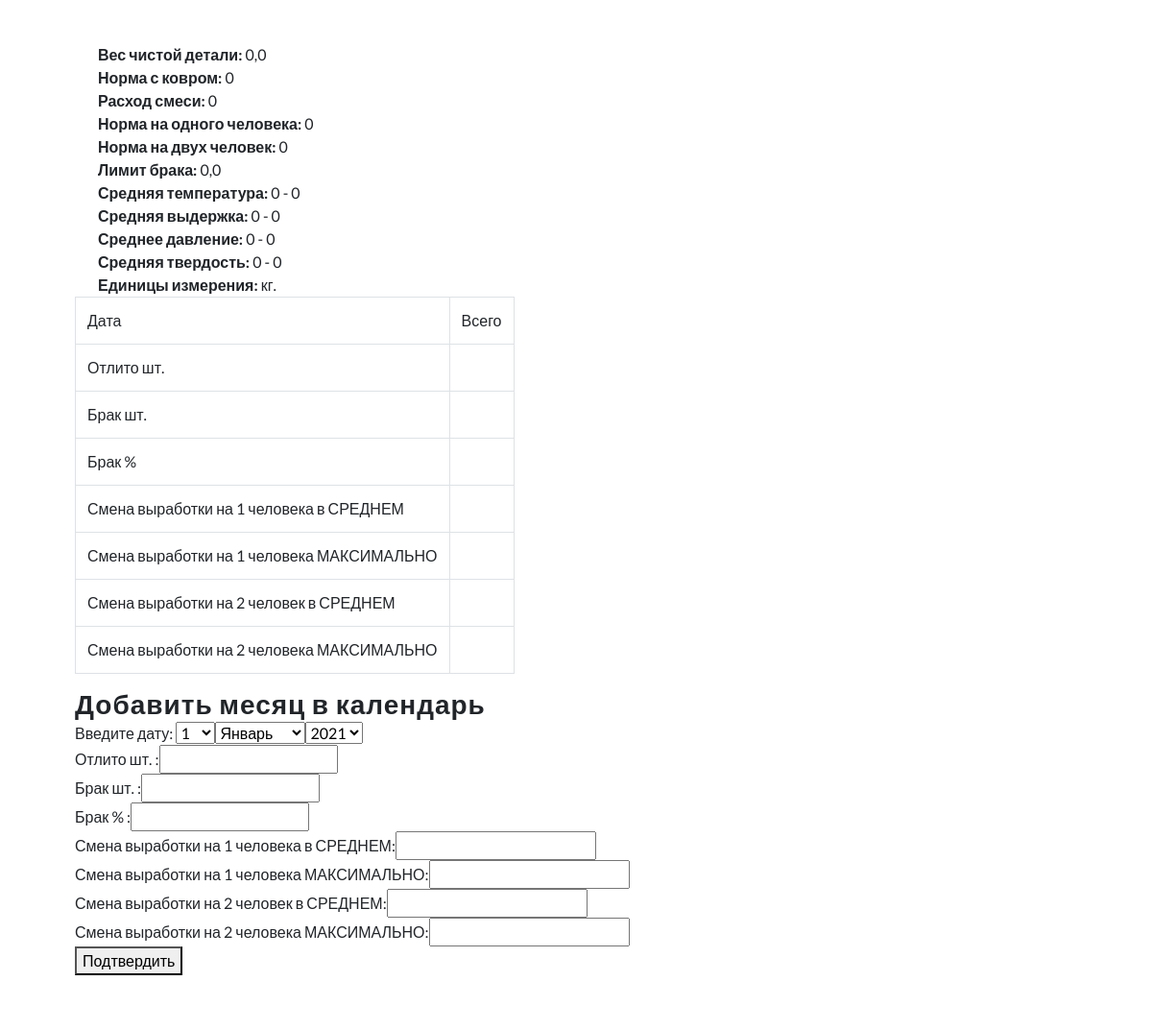
Before: /goods_240100451/ (signed in, middle part) with the older database file.
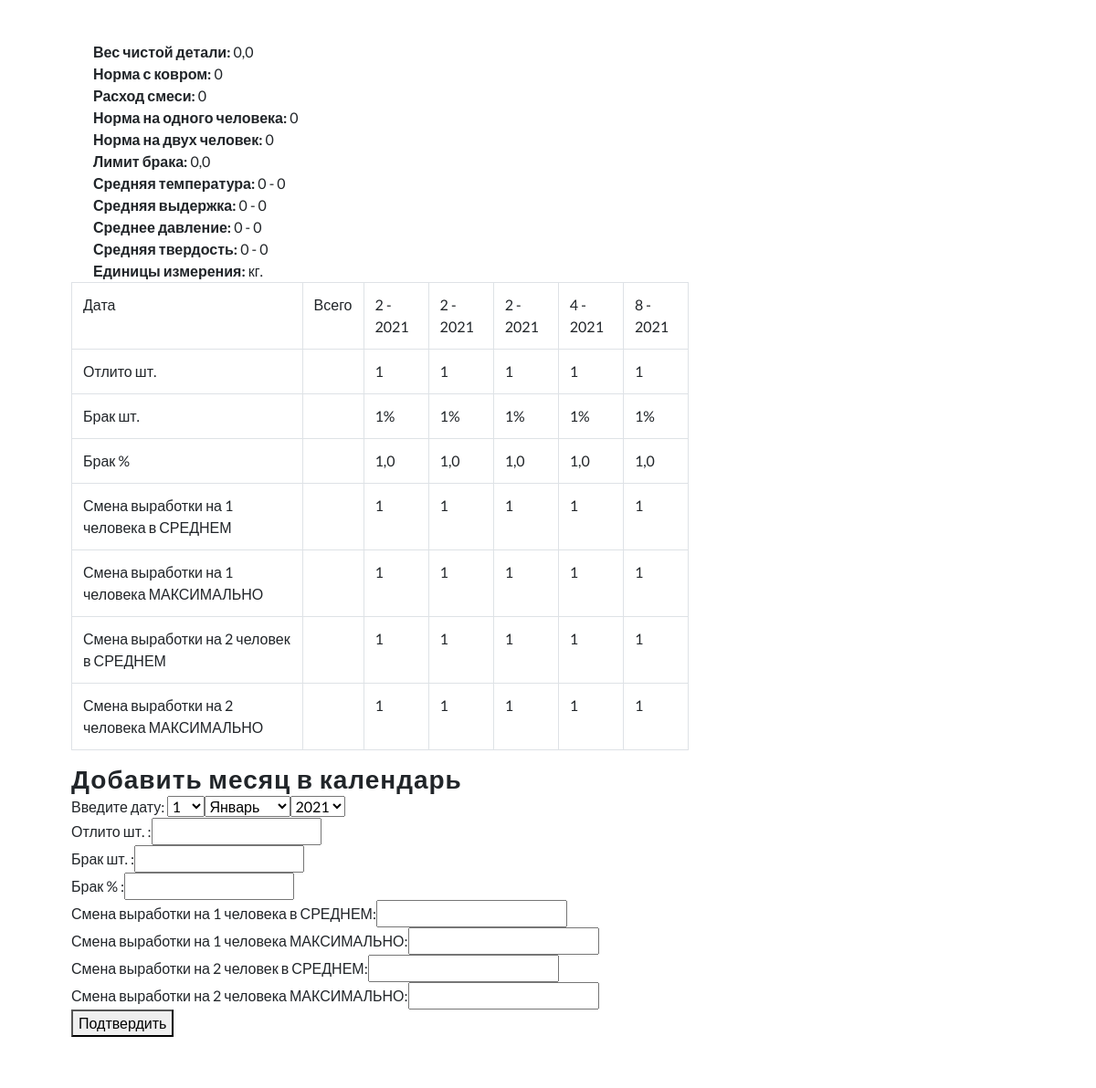
After: the same page with the newer database file.
### prokes/models.py (models this page shows, shortened)
class Goods(models.Model):
    code = models.CharField('Код изделия', max_length=120, primary_key=True)
    image = models.ImageField("Фотография изделия", upload_to="goods/", blank=True)
    weight_clean = models.FloatField('Вес чистой детали', default=0)
    norma_with_carpet = models.IntegerField('Норма с ковром', default=0)
    consumption_smesi = models.IntegerField('Расход смеси', default=0)
    one_person_norma = models.IntegerField('Норма на одного человека', default=0)
    two_person_norma = models.IntegerField('Норма на двух чловек', default=0)
    defect_limit = models.FloatField('Лимит брака', default=0)
    min_temperature = models.IntegerField('Минимальная температура', default=0)
    max_temperature = models.IntegerField('Максимальная температура', default=0)
    min_malt = models.IntegerField('Минимальная выдержка', default=0)
    max_malt = models.IntegerField('Максимальная выдержка', default=0)
    min_pressure = models.IntegerField('Минимальное давление', default=0)
    max_pressure = models.IntegerField('Максимальное давление', default=0)
    min_strength = models.IntegerField('Минимальная твердость', default=0)
    max_strength = models.IntegerField('Максимальная твердость', default=0)
    measurement = models.ForeignKey(UnitsMeasurement, verbose_name='Единицы измерения',
                                    on_delete=models.PROTECT)
    url = models.SlugField(max_length=150, default='goods_', unique=True)
    def __str__(self):
        return self.code
    class Meta:
        verbose_name = 'Изделие'
        verbose_name_plural = 'Изделия'

class UnitsMeasurement(models.Model):
    short_unit = models.CharField('Единица измерения', max_length=10)
    url = models.SlugField(max_length=150, default='unit_', unique=True)
    def __str__(self):
        return self.short_unit
    class Meta:
        verbose_name = 'Единица измерения'
        verbose_name_plural = 'Единицы измерения'

class GoodsCalendar(models.Model):
    code_goods = models.ForeignKey(Goods, verbose_name="Код изделия", on_delete=models.PROTECT)
    month = models.DateField("Месяц", help_text="Вписывать только месяц и год, день оставлть '01' ")
    lith = models.IntegerField("Отлито шт.")
    remote = models.IntegerField("Брак шт.")
    remote_percent = models.FloatField("Брак %")
    one_man_sr = models.CharField("Смена выработки на 1 человека в СРЕДНЕМ", max_length=150)
    one_man_max = models.CharField("Смена выработки на 1 человека МАКСИМАЛЬНО", max_length=150)
    two_man_sr = models.CharField("Смена выработки на 2 человек в СРЕДНЕМ", max_length=150)
    two_man_max = models.CharField("Смена выработки на 2 человека МАКСИМАЛЬНО", max_length=150)
    class Meta:
        verbose_name = "Календарь изделий"
        verbose_name_plural = "Календарь изделий"

### prokes/views.py (the view, shortened to what this page needs)
# urls.py: path("<slug:slug>/", views.goodsdetailview, name="goods_detail"),
def goodsdetailview(request, slug):
    error = ""
    goods = Goods.objects.get(url=slug)
    calendar = GoodsCalendar.objects.filter(code_goods=goods.code).order_by("month")
    month = GoodsCalendar.objects.all()
    form = CalendarForm()
    return render(request, "goods/goods_detail.html", {"calendar": calendar, "goods": goods,
                                                       "form": form, "error": error})

### prokes/forms.py
class CalendarForm(forms.ModelForm):
    class Meta:
        model = GoodsCalendar
        fields = ("code_goods", "month", "lith", "remote", "remote_percent",
                  "one_man_sr", "one_man_max", "two_man_sr", "two_man_max")
        widgets = {
            "month": forms.SelectDateWidget,
        }

### templates/goods/goods_detail.html (shortened to what this page needs)
{% extends 'goods/base.html' %}
{% load static %}
{% block goods %}
    <div class="left-ads-display col-lg-8">
        <div class="container">
            <div class="desc1-right col-md-6 pl-lg-4" >
                <ul style="margin-top: 15px">
                    <li style="list-style: none"><span><b>Вес чистой детали: </b>{{ goods.weight_clean }}</span>
                    </li>
                    <li style="list-style: none"><span><b>Норма с ковром: </b>{{ goods.norma_with_carpet }}</span>
                    </li>
                    <li style="list-style: none"><span><b>Расход смеси: </b>{{ goods.consumption_smesi }}</span>
                    </li>
                    <li style="list-style: none"><span><b>Норма на одного человека: </b>{{ goods.one_person_norma }}</span>
                    </li>
                    <li style="list-style: none"><span><b>Норма на двух человек: </b>{{ goods.two_person_norma }}</span>
                    </li>
                    <li style="list-style: none"><span><b>Лимит брака: </b>{{ goods.defect_limit }}</span>
                    </li>
                    <li style="list-style: none"><span><b>Средняя температура: </b>{{ goods.min_temperature }} - {{ goods.max_temperature }}</span>
                    </li>
                    <li style="list-style: none"><span><b>Средняя выдержка: </b>{{ goods.min_malt }} - {{ goods.max_malt }}</span>
                    </li>
                    <li style="list-style: none"><span><b>Среднее давление: </b>{{ goods.min_pressure }} - {{ goods.max_pressure }}</span>
                    </li>
                    <li style="list-style: none"><span><b>Средняя твердость: </b>{{ goods.min_strength }} - {{ goods.max_strength }}</span>
                    </li>
                    <li style="list-style: none"><span><b>Единицы измерения: </b>
                            {{ goods.measurement }}
                    </span>
                    </li>
                </ul>
            </div>
        </div>
        <div class="container">
            <div class="table-responsive">
                <table class="table table-bordered table-hover table-responsive">
                    <tr>
                        <td>Дата</td>
                        <td>Всего</td>
                        {% for date in calendar %}
                            <td>
                                {{ date.month.month }} - {{ date.month.year }}
                            </td>
                        {% endfor %}
                    </tr>
                    <tr>
                        <td>Отлито шт.</td>
                        <td>  </td>
                        {% for info in calendar %}
                            <td>{{ info.lith }}</td>
                        {% endfor %}
                    </tr>
                    <tr>
                        <td>Брак шт.</td>
                        <td>  </td>
                        {% for info in calendar %}
                            <td>{{ info.remote }}%</td>
                        {% endfor %}
                    </tr>
                    <tr>
                        <td>Брак %</td>
                        <td>  </td>
                        {% for info in calendar %}
                            <td>{{ info.remote_percent }}</td>
                        {% endfor %}
                    </tr>
                    <tr>
                        <td>Смена выработки на 1 человека в СРЕДНЕМ</td>
                        <td>  </td>
                        {% for info in calendar %}
                            <td>{{ info.one_man_sr }}</td>
                        {% endfor %}
                    </tr>
                    <tr>
                        <td>Смена выработки на 1 человека МАКСИМАЛЬНО</td>
                        <td>  </td>
                        {% for info in calendar %}
                            <td>{{ info.one_man_max }}</td>
                        {% endfor %}
                    </tr>
                    <tr>
                        <td>Смена выработки на 2 человек в СРЕДНЕМ</td>
                        <td>  </td>
                        {% for info in calendar %}
                            <td>{{ info.two_man_sr }}</td>
                        {% endfor %}
                    </tr>
                    <tr>
                        <td>Смена выработки на 2 человека МАКСИМАЛЬНО</td>
                        <td>  </td>
                        {% for info in calendar %}
                            <td>{{ info.two_man_max }}</td>
                        {% endfor %}
                    </tr>
                </table>
            <h3>Добавить месяц в календарь</h3>
                <form method="post" enctype="multipart/form-data" name="calendar" onchange="remote_calculate()">
                    Введите дату: {{ form.month }}<br>
                    Отлито шт. :{{ form.lith }}<br>
                    Брак шт. :{{ form.remote }}<br>
                    Брак % :{{ form.remote_percent }}<br>
                    Смена выработки на 1 человека в СРЕДНЕМ:{{ form.one_man_sr }}<br>
                    Смена выработки на 1 человека МАКСИМАЛЬНО:{{ form.one_man_max }}<br>
                    Смена выработки на 2 человек в СРЕДНЕМ:{{ form.two_man_sr }}<br>
                    Смена выработки на 2 человека МАКСИМАЛЬНО:{{ form.two_man_max }}<br>
                    <button type="submit">Подтвердить</button>
                </form>
            </div>
        </div>
    </div>
{% endblock goods %}

### templates/goods/base.html (shortened to what this page needs)
{% extends 'base.html' %}
{% block content %}
    {% if user.is_authenticated %}
        <section class="ab-info-main py-md-5 py-4 editContent" style="padding-left: 3rem; padding-right: 3rem;">
            <div class="container-fluid py-md-3">
                <div class="row">
                    {% block goods %}
                    {% endblock goods %}
                </div>
            </div>
        </section>
    {% else %}
        <h3 align="center">Для просмотра информации пожалуйста <a href="{% url 'account_login' %}" style=" font-weight: 700; text-transform: uppercase;">
            авторизируйтесь</a></h3>
    {% endif %}
{% endblock content %}

### templates/base.html (shortened to what this page needs)
<!DOCTYPE html>
{% load static %}
<html lang="ru">
<head>
    <link rel="stylesheet" href="{% static 'css/bootstrap.css' %}">
    <link rel="stylesheet" href="{% static 'css/style.css' %}" type="text/css" media="all">
    <link href="{% static 'css/font-awesome.css' %}" rel="stylesheet">
</head>
<body>
<div id="page" class="page">
    {% block content %}
    {% endblock content %}
    </div>
</body>
</html>

### static/css/style.css (style rules this page uses)
html, body { margin: 0; font-size: 100%; background: #fff; font-family: 'Lato', sans-serif; scroll-behavior: smooth; }
input[type="button"], input[type="submit"], input[type="text"], input[type="email"], input[type="search"] { transition: 0.5s all; -webkit-transition: 0.5s all; -moz-transition: 0.5s all; -o-transition: 0.5s all; -ms-transition: 0.5s all; font-family: 'Source Sans Pro', sans-serif; }
h1, h2, h3, h4, h5, h6 { margin: 0; letter-spacing: 1px; font-weight: 600; font-family: 'Source Sans Pro', sans-serif; }
ul { margin: 0; padding: 0; }

Changed rows visible on the page:
added GoodsCalendar: month.month "2", month.year "2021", lith "1", remote "1", remote_percent "1,0", one_man_sr "1", one_man_max "1", two_man_sr "1", two_man_max "1"
added GoodsCalendar: month.month "2", month.year "2021", lith "1", remote "1", remote_percent "1,0", one_man_sr "1", one_man_max "1", two_man_sr "1", two_man_max "1"
added GoodsCalendar: month.month "2", month.year "2021", lith "1", remote "1", remote_percent "1,0", one_man_sr "1", one_man_max "1", two_man_sr "1", two_man_max "1"
added GoodsCalendar: month.month "4", month.year "2021", lith "1", remote "1", remote_percent "1,0", one_man_sr "1", one_man_max "1", two_man_sr "1", two_man_max "1"
added GoodsCalendar: month.month "8", month.year "2021", lith "1", remote "1", remote_percent "1,0", one_man_sr "1", one_man_max "1", two_man_sr "1", two_man_max "1"
